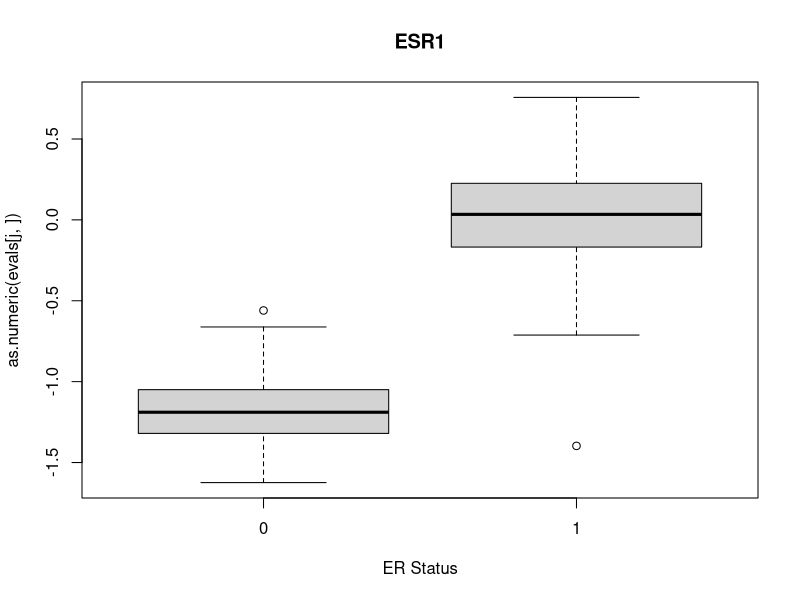
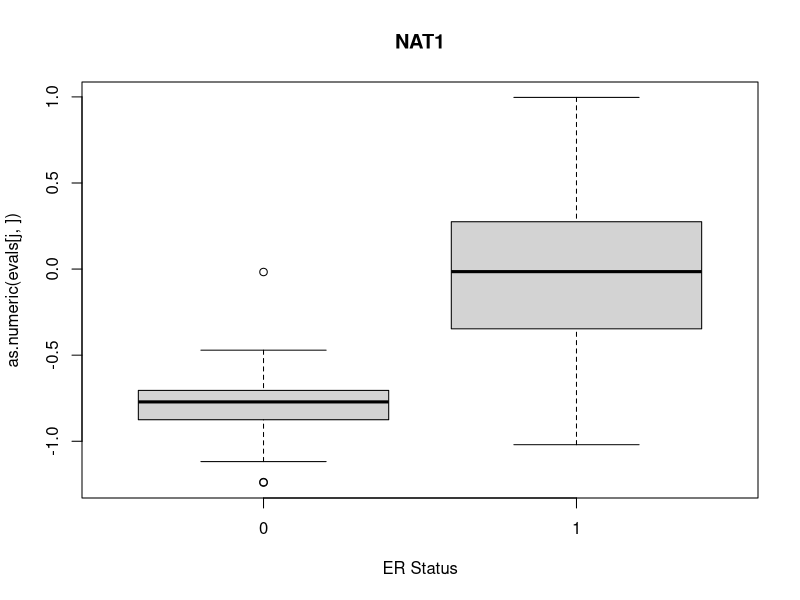
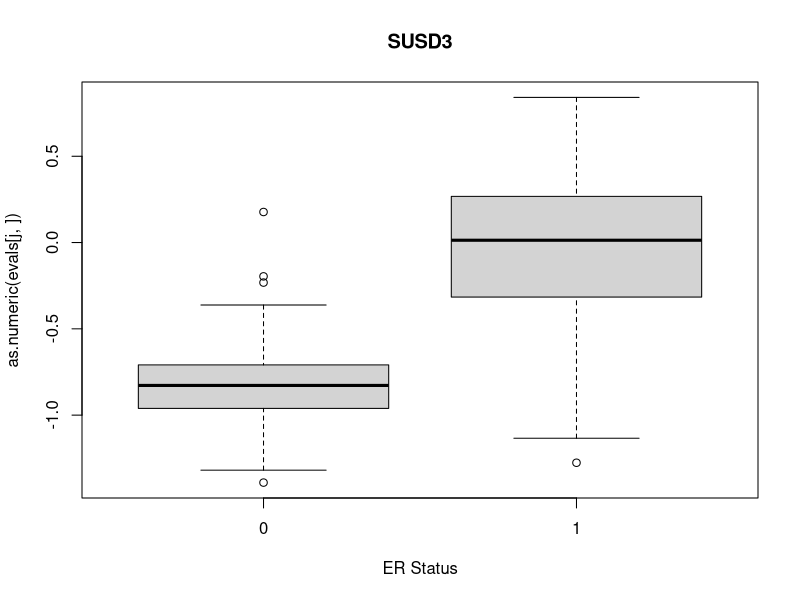
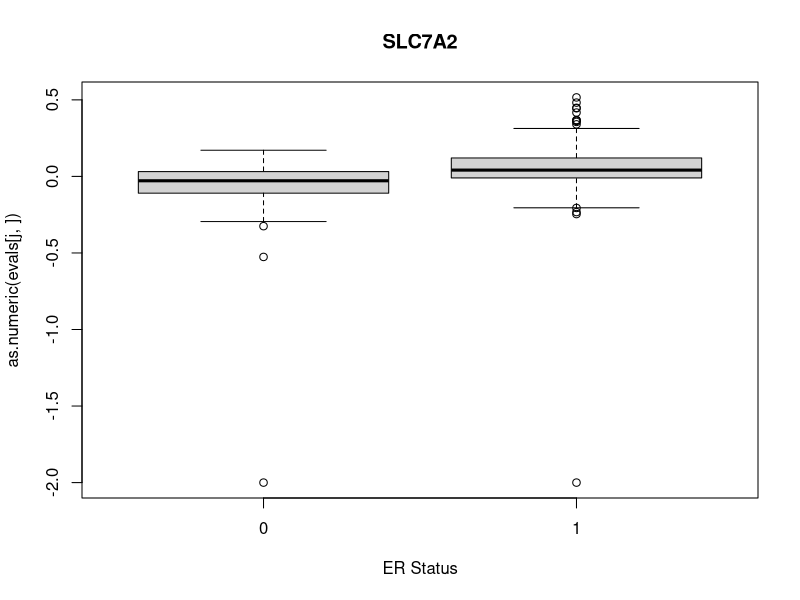
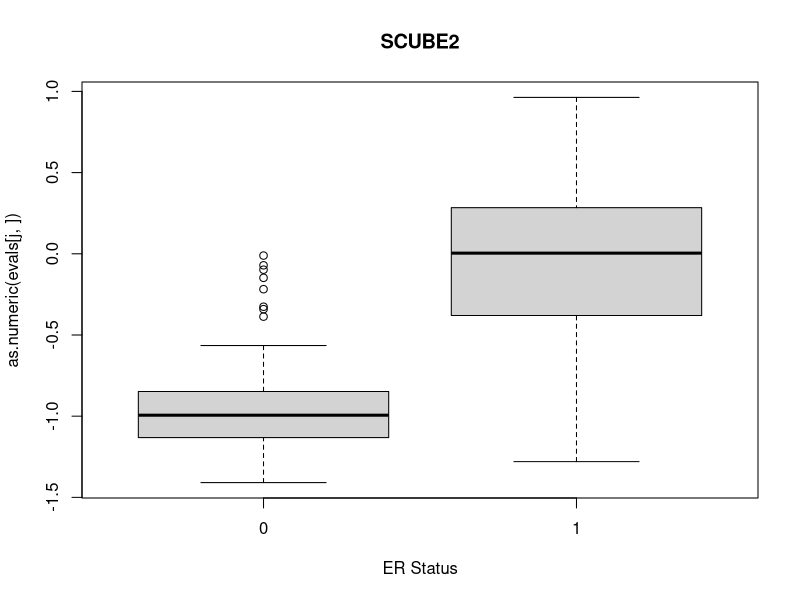

Recreate these plots in R, in order.
## ---- chunk 1
genes <- read.delim("gene.description.txt")
subjects <- read.delim("cancer.patients.txt")
evals <- read.delim("gene.expression.txt",stringsAsFactors = FALSE)
## ---- chunk 2
evals <- evals[,match(subjects$samplename,colnames(evals))]
## ---- chunk 3
genelist <- c("ESR1", "NAT1", "SUSD3","SLC7A2" ,"SCUBE2")
stats <- NULL
for(i in 1:length(genelist)){
  
  probes <- genes[match(genelist[i],genes[,2]),1]
  j <- match(probes,rownames(evals))
  
  if(length(probes)>0){
   tmp <- t.test(as.numeric(evals[j,])~factor(subjects$er))
   stats[i] <- tmp$statistic
   boxplot(as.numeric(evals[j,])~factor(subjects$er),main=genelist[i],xlab="ER Status")
  }
  
}
stats
